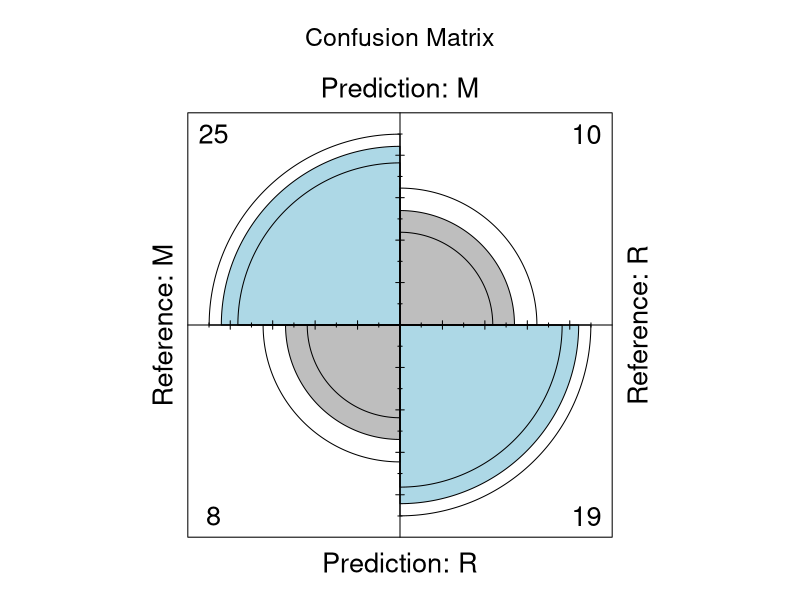
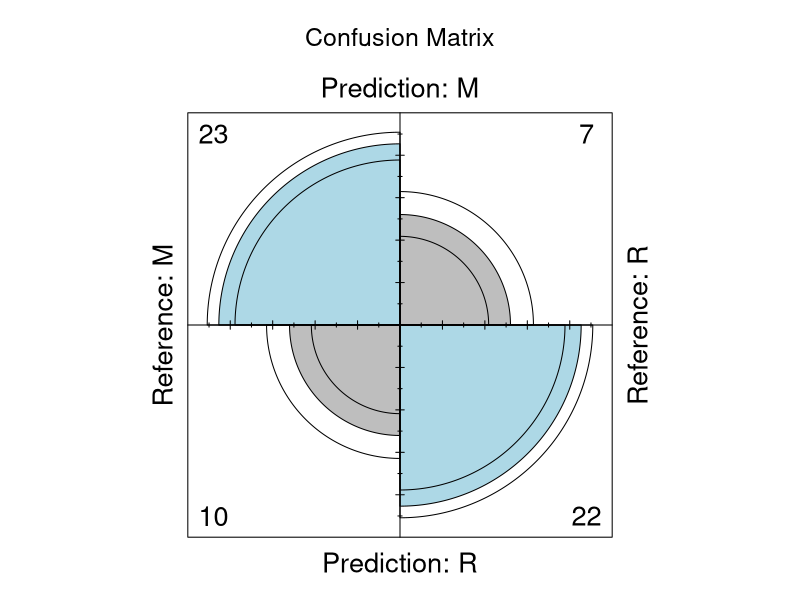

The R script that drew these images, in order: (Note: this script raises an error after producing the figures.)
#### 7a - Algorithm Selection for Classification and Regression
# A. Linear Algorithms
## 1. Linear Regression

#Load dataset

library(ggplot2)
data("diamonds")

library(caret)

# Define an 80:20 train:test data split of the diamonds dataset
set.seed(123)  # For reproducibility
train_index <- createDataPartition(diamonds$price,
                                   p = 0.8,
                                   list = FALSE)
diamonds_train <- diamonds[train_index, ]
diamonds_test <- diamonds[-train_index, ]

# Train the linear regression model
diamonds_model_lm <- lm(price ~ ., diamonds_train)

# Display the model's details
summary(diamonds_model_lm)

# Make predictions on the test set
predictions <- predict(diamonds_model_lm, newdata = diamonds_test)

# SSR
ssr <- sum((diamonds_test$price - predictions)^2)
print(paste("SSR =", sprintf(ssr, fmt = "%#.4f")))

# SST
sst <- sum((diamonds_test$price - mean(diamonds_test$price))^2)
print(paste("SST =", sprintf(sst, fmt = "%#.4f")))

# R Squared
r_squared <- 1 - (ssr / sst)
print(paste("R Squared =", sprintf(r_squared, fmt = "%#.4f")))

# MAE
absolute_errors <- abs(predictions - diamonds_test$price)
mae <- mean(absolute_errors)
print(paste("MAE =", sprintf(mae, fmt = "%#.4f")))

##2. Logistic Regression
library(datasets)

# Load the Sonar dataset from the mlbench package
library(mlbench)
data(Sonar)

# Define a 70:30 train:test data split
set.seed(123)  # For reproducibility
train_index <- createDataPartition(Sonar$Class,
                                   p = 0.7,
                                   list = FALSE)
sonar_train <- Sonar[train_index, ]
sonar_test <- Sonar[-train_index, ]

# Define train control with 5-fold cross-validation
train_control <- trainControl(method = "cv", number = 5)

# Train the logistic regression model
set.seed(7)
sonar_caret_model_logistic <- train(Class ~ ., data = sonar_train,
                                    method = "glm", metric = "Accuracy",
                                    preProcess = c("center", "scale"),
                                    trControl = train_control)

# Display the model's details
print(sonar_caret_model_logistic)

# Make predictions
predictions <- predict(sonar_caret_model_logistic,
                       sonar_test[, -ncol(sonar_test)])  # Exclude the last column which is the target variable

# Display the model's evaluation metrics
confusion_matrix <- confusionMatrix(predictions, sonar_test$Class)
print(confusion_matrix)

# Plot the confusion matrix
fourfoldplot(as.table(confusion_matrix$table), color = c("grey", "lightblue"),
             main = "Confusion Matrix")

## 3. Linear Discriminant Analysis
#Load dataset
data(Sonar)

# Define a 70:30 train:test data split for LDA
set.seed(123)  # For reproducibility
train_index <- createDataPartition(Sonar$Class,
                                   p = 0.7,
                                   list = FALSE)
sonar_train <- Sonar[train_index, ]
sonar_test <- Sonar[-train_index, ]

# Train the LDA model
library(MASS)  # Ensure MASS library is loaded for lda function
sonar_model_lda <- lda(Class ~ ., data = sonar_train)

# Display the model's details
print(sonar_model_lda)

# Make predictions using the LDA model on the test set
predictions <- predict(sonar_model_lda, newdata = sonar_test)$class

# Display the evaluation metrics (confusion matrix)
table(predictions, sonar_test$Class)

## 4a Regularized Linear Regression Classification
#Load dataset
data("Sonar")

library(glmnet)
# Separate predictors (X) and target variable (y)
X <- as.matrix(Sonar[, -ncol(Sonar)])  # Features (all columns except the last one)
y <- ifelse(Sonar$Class == "M", 1, 0)  # Target variable with binary encoding

# Train the regularized logistic regression model using glmnet
sonar_model_glm <- glmnet(X, y, family = "binomial", alpha = 0.5, lambda = 0.001)

# Display model's details
print(sonar_model_glm)

# Make predictions on the Sonar dataset using the trained model
predictions <- ifelse(predict(sonar_model_glm, newx = X, type = "response") > 0.5, "M", "R")

# Display evaluation metrics (confusion matrix)
table(predictions, Sonar$Class)

### 4b Regularized Linear Regression Regression
#Load dataset
library(ggplot2)
data("diamonds")

# Define a 70:30 train:test data split of the dataset
set.seed(123)  # For reproducibility
train_index <- createDataPartition(diamonds$price, p = 0.7, list = FALSE)
diamonds_train <- diamonds[train_index, ]
diamonds_test <- diamonds[-train_index, ]

# Train the model using glmnet (regularized linear regression)
train_control <- trainControl(method = "cv", number = 5)
diamonds_caret_model_glmnet <- train(price ~ ., data = diamonds_train, method = "glmnet",
                                     metric = "RMSE", preProcess = c("center", "scale"),
                                     trControl = train_control)
# Display the model's details
print(diamonds_caret_model_glmnet)

# Make predictions on the test set
predictions <- predict(diamonds_caret_model_glmnet, newdata = diamonds_test)

# Calculate evaluation metrics
rmse <- sqrt(mean((diamonds_test$price - predictions)^2))
print(paste("RMSE =", sprintf(rmse, fmt = "%#.4f")))

ssr <- sum((diamonds_test$price - predictions)^2)
print(paste("SSR =", sprintf(ssr, fmt = "%#.4f")))

sst <- sum((diamonds_test$price - mean(diamonds_test$price))^2)
print(paste("SST =", sprintf(sst, fmt = "%#.4f")))

r_squared <- 1 - (ssr / sst)
print(paste("R Squared =", sprintf(r_squared, fmt = "%#.4f")))

absolute_errors <- abs(predictions - diamonds_test$price)
mae <- mean(absolute_errors)
print(paste("MAE =", sprintf(mae, fmt = "%#.4f")))

# B. Non-Linear Algorithms#
## 1.  Classification and Regression Trees
#1.a. Decision tree for a classification problem with caret

#Load dataset
library(mlbench)
data("Sonar")

# Define a 70:30 train:test data split of the dataset
set.seed(123)  # For reproducibility
train_index <- createDataPartition(Sonar$Class, p = 0.7, list = FALSE)
sonar_train <- Sonar[train_index, ]
sonar_test <- Sonar[-train_index, ]

# Train the model using the rpart method (decision tree)
train_control <- trainControl(method = "cv", number = 5)
sonar_caret_model_rpart <- train(Class ~ ., data = sonar_train, method = "rpart",
                                 metric = "Accuracy", trControl = train_control)

# Display the model's details
print(sonar_caret_model_rpart)

# Make predictions on the test set
predictions <- predict(sonar_caret_model_rpart, newdata = sonar_test)

# Display the model's evaluation metrics (confusion matrix)
confusion_matrix <- confusionMatrix(predictions, sonar_test$Class)
print(confusion_matrix)

# Plot the confusion matrix
fourfoldplot(as.table(confusion_matrix$table), color = c("grey", "lightblue"),
             main = "Confusion Matrix")

## 1b Decision tree for a regression problem with CARET
# Load the mtcars dataset
data("mtcars")

# Split the mtcars dataset into training and testing sets (70:30 split)
set.seed(123)  # For reproducibility
train_index <- createDataPartition(mtcars$mpg, p = 0.7, list = FALSE)
mtcars_train <- mtcars[train_index, ]
mtcars_test <- mtcars[-train_index, ]

# Train the model with decision tree using the rpart method
train_control <- trainControl(method = "repeatedcv", number = 5, repeats = 3)
model_cart <- train(mpg ~ ., data = mtcars, method = "rpart", metric = "RMSE", trControl = train_control)

# Display the model's details
print(model_cart)

#Make predictions
predictions <- predict(model_cart, mtcars_test)

# Calculate evaluation metrics
rmse <- sqrt(mean((mtcars_test$mpg - predictions)^2))
print(paste("RMSE =", sprintf(rmse, fmt = "%#.4f")))

ssr <- sum((mtcars_test$mpg - predictions)^2)
print(paste("SSR =", sprintf(ssr, fmt = "%#.4f")))

sst <- sum((mtcars_test$mpg - mean(mtcars_test$mpg))^2)
print(paste("SST =", sprintf(sst, fmt = "%#.4f")))

r_squared <- 1 - (ssr / sst)
print(paste("R Squared =", sprintf(r_squared, fmt = "%#.4f")))

absolute_errors <- abs(predictions - mtcars_test$mpg)
mae <- mean(absolute_errors)
print(paste("MAE =", sprintf(mae, fmt = "%#.4f")))


##2a. Naïve Bayes Classifier for a Classification Problem with CARET
## Load and split the dataset
library(mlbench)
data("Sonar")

# Define a 70:30 train:test data split of the dataset
set.seed(123)  # For reproducibility
train_index <- createDataPartition(Sonar$Class, p = 0.7, list = FALSE)
sonar_train <- Sonar[train_index, ]
sonar_test <- Sonar[-train_index, ]

# Train the Naive Bayes model using 5-fold cross-validation
train_control <- trainControl(method = "cv", number = 5)
model_nb <- train(Class ~ ., data = sonar_train, method = "nb", metric = "Accuracy", trControl = train_control)

# Display the model's details
print(model_nb)

# Make predictions on the test set
predictions <- predict(model_nb, newdata = sonar_test)

# Display the model's evaluation metrics (confusion matrix)
confusion_matrix <- confusionMatrix(predictions, sonar_test$Class)
print(confusion_matrix)

# Plot the confusion matrix
fourfoldplot(as.table(confusion_matrix$table), color = c("grey", "lightblue"), main = "Confusion Matrix")

## 3.  k-Nearest Neighbours
### 3a kNN for a classification problem with CARET's train function

#Load dataset
library(mlbench)
data("Sonar")

# Define a 70:30 train:test data split of the dataset
set.seed(123)  # For reproducibility
train_index <- createDataPartition(Sonar$Class, p = 0.7, list = FALSE)
sonar_train <- Sonar[train_index, ]
sonar_test <- Sonar[-train_index, ]

# Train the kNN model with 10-fold cross-validation and data standardization
train_control <- trainControl(method = "cv", number = 10)
model_knn <- train(Class ~ ., data = sonar_train, method = "knn", metric = "Accuracy",
                   preProcess = c("center", "scale"), trControl = train_control)

# Display the model's details
print(model_knn)

# Make predictions on the test set
predictions <- predict(model_knn, newdata = sonar_test)

# Display the model's evaluation metrics (confusion matrix)
confusion_matrix <- confusionMatrix(predictions, sonar_test$Class)
print(confusion_matrix)

# Plot the confusion matrix
fourfoldplot(as.table(confusion_matrix$table), color = c("grey", "lightblue"), main = "Confusion Matrix")

###3b kNN for a regression problem with CARET's train function
#Load dataset

data("airquality")

# Replace missing values with mean for the target variable "Ozone"
airquality$Ozone[is.na(airquality$Ozone)] <- mean(airquality$Ozone, na.rm = TRUE)

# Define a target variable and predictors for regression
target_var <- "Ozone"  # Target variable
predictors <- c("Solar.R", "Wind", "Temp")  # Predictors for the regression

# Split the data into train and test sets
set.seed(123)
trainIndex <- createDataPartition(airquality[[target_var]], p = 0.8, list = FALSE)
airq_train <- airquality[trainIndex, ]
airq_test <- airquality[-trainIndex, ]

# Apply the 5-fold cross-validation resampling method and standardize data
train_control <- trainControl(method = "cv", number = 5)
model_knn <- train(airq_train[predictors], airq_train[[target_var]], method = "knn",
                   metric = "RMSE", preProcess = c("center", "scale"), trControl = train_control)

# Display the model's details
print(model_knn)

# Make predictions on the test set
predictions <- predict(model_knn, newdata = airq_test[predictors])

# Calculate evaluation metrics for the model
rmse <- sqrt(mean((airq_test[[target_var]] - predictions)^2))
ssr <- sum((airq_test[[target_var]] - predictions)^2)
sst <- sum((airq_test[[target_var]] - mean(airq_test[[target_var]]))^2)
r_squared <- 1 - (ssr / sst)
absolute_errors <- abs(predictions - airq_test[[target_var]])
mae <- mean(absolute_errors)

# Display the model's evaluation metrics
print(paste("RMSE =", sprintf(rmse, fmt = "%#.4f")))
print(paste("SSR =", sprintf(ssr, fmt = "%#.4f")))
print(paste("SST =", sprintf(sst, fmt = "%#.4f")))
print(paste("R Squared =", sprintf(r_squared, fmt = "%#.4f")))
print(paste("MAE =", sprintf(mae, fmt = "%#.4f")))

## 4.  Support Vector Machine
### 4a SVM Classifier for a classification problem with CARET

# Load the necessary libraries
library(caret)
# Load the iris dataset (it's a built-in dataset)
data(iris)

# Define target variable and predictors for the iris dataset
target_var <- "Species"  # Target variable
predictors <- c("Sepal.Length", "Sepal.Width", "Petal.Length", "Petal.Width")  # Predictors

# Define a 70:30 train:test data split of the iris dataset
train_index <- createDataPartition(iris[[target_var]], p = 0.7, list = FALSE)
iris_train <- iris[train_index, ]
iris_test <- iris[-train_index, ]

# Train the LSVM model with radial kernel
set.seed(7)
train_control <- trainControl(method = "cv", number = 5)
model_svm_radial <- train(iris_train[, predictors], iris_train[[target_var]],
                          method = "svmRadial", metric = "Accuracy", trControl = train_control)

# Display the model's details
print(model_svm_radial)

# Make predictions
predictions <- predict(model_svm_radial, iris_test[, predictors])

# Display the model's evaluation metrics - Confusion Matrix
confusion_matrix <- confusionMatrix(predictions, iris_test[[target_var]])
print(confusion_matrix)

# Visualize the confusion matrix using a heat map
caret::plot(confusion_matrix$table, col = colorRampPalette(c("lightblue", "grey"))(20))

### 4b SVM classifier for a regression problem with CARET
# Load the 'swiss' dataset
data("swiss")

# Define predictors and target variable
predictors <- names(swiss)[1:5]  # Selecting the first 5 columns as predictors
target_var <- "Fertility"  # Target variable for regression

# Define an 80:20 train:test data split of the dataset
set.seed(123)
train_index <- createDataPartition(swiss[[target_var]], p = 0.8, list = FALSE)
swiss_train <- swiss[train_index, ]
swiss_test <- swiss[-train_index, ]

# Train the model using SVM regression
train_control <- trainControl(method = "cv", number = 5)
model_svm_reg <- train(swiss_train[, predictors], swiss_train[[target_var]], 
                       method = "svmLinear", trControl = train_control)

# Display the model's details
print(model_svm_reg)

# Make predictions
predictions <- predict(model_svm_reg, newdata = swiss_test[, predictors])

# Calculate evaluation metrics
# RMSE
rmse <- sqrt(mean((swiss_test[[target_var]] - predictions)^2))
print(paste("RMSE =", sprintf(rmse, fmt = "%#.4f")))

# SSR
ssr <- sum((swiss_test[[target_var]] - predictions)^2)
print(paste("SSR =", sprintf(ssr, fmt = "%#.4f")))

# SST
sst <- sum((swiss_test[[target_var]] - mean(swiss_test[[target_var]]))^2)
print(paste("SST =", sprintf(sst, fmt = "%#.4f")))

# R Squared
r_squared <- 1 - (ssr / sst)
print(paste("R Squared =", sprintf(r_squared, fmt = "%#.4f")))

# MAE
absolute_errors <- abs(predictions - swiss_test[[target_var]])
mae <- mean(absolute_errors)
print(paste("MAE =", sprintf(mae, fmt = "%#.4f")))

# 7b Algorithm Selection for Clustering
#Load dataset
data(iris)
# Display structure of Iris dataset
str(iris)
# Get dimensions of Iris dataset
dim(iris)
# Display the first few rows of the Iris dataset
head(iris)
# Summary statistics of Iris dataset
summary(iris)

# Check for missing values (There are no missing values in the iris dataset)
any_na(iris)
n_miss(iris)
prop_miss(iris)
miss_var_summary(iris)
gg_miss_var(iris)

# Compute the correlations between variables
cor_matrix <- cor(iris[, -5])  # Calculate the correlation matrix (excluding the 'Species' column)

# Basic Table (View the correlation matrix)
View(cor_matrix)

# Basic Plot (Correlation matrix using corrplot package)
corrplot::corrplot(cor_matrix, method = "square")

# Fancy Plot using ggplot2 (Heatmap visualization of the correlation matrix)
library(ggplot2)
library(reshape2)

cor_matrix_melted <- melt(cor_matrix)

p <- ggplot(cor_matrix_melted, aes(Var1, Var2, fill = value)) +
  geom_tile() +
  geom_text(aes(label = round(value, 2)), size = 4) +
  theme_minimal() +
  theme(axis.text.x = element_text(angle = 45, hjust = 1))

print(p)

# Scatter plot comparing Sepal Length vs. Sepal Width with Species differentiation
library(ggplot2)
ggplot(iris, aes(Sepal.Length, Sepal.Width, color = Species, shape = Species)) +
  geom_point(alpha = 0.5) +
  xlab("Sepal Length") +
  ylab("Sepal Width")

# Scatter plot comparing Petal Length vs. Petal Width with Species differentiation
ggplot(iris, aes(Petal.Length, Petal.Width, color = Species, shape = Species)) +
  geom_point(alpha = 0.5) +
  xlab("Petal Length") +
  ylab("Petal Width")

# Scatter plot comparing Sepal Length vs. Petal Length with Species differentiation
ggplot(iris, aes(Sepal.Length, Petal.Length, color = Species, shape = Species)) +
  geom_point(alpha = 0.5) +
  xlab("Sepal Length") +
  ylab("Petal Length")

# Scatter plot comparing Sepal Width vs. Petal Width with Species differentiation
ggplot(iris, aes(Sepal.Width, Petal.Width, color = Species, shape = Species)) +
  geom_point(alpha = 0.5) +
  xlab("Sepal Width") +
  ylab("Petal Width")

# Scatter plot comparing Sepal Length vs. Petal Width with Species differentiation
ggplot(iris, aes(Sepal.Length, Petal.Width, color = Species, shape = Species)) +
  geom_point(alpha = 0.5) +
  xlab("Sepal Length") +
  ylab("Petal Width")

#Transform the data
summary(iris)
model_of_the_transform <- preProcess(iris, method = c("scale", "center"))
print(model_of_the_transform)
iris_std <- predict(model_of_the_transform, iris)
summary(iris_std)
sapply(iris_std[, sapply(iris_std, is.numeric)], sd)



